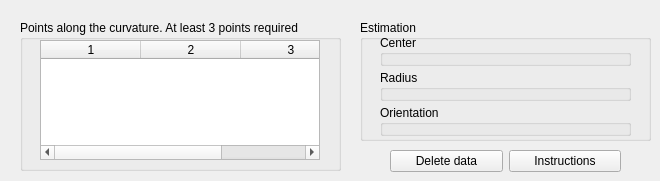
    <widget class="QWidget" name="Radius">
     <attribute name="title">
      <string>Estimate radius</string>
     </attribute>
     <widget class="QGroupBox" name="groupBox_10">
      <property name="geometry">
       <rect>
        <x>360</x>
        <y>20</y>
        <width>291</width>
        <height>121</height>
       </rect>
      </property>
      <property name="title">
       <string>Estimation</string>
      </property>
      <widget class="QGroupBox" name="groupBox_11">
       <property name="geometry">
        <rect>
         <x>20</x>
         <y>15</y>
         <width>251</width>
         <height>31</height>
        </rect>
       </property>
       <property name="title">
        <string>Center</string>
       </property>
       <widget class="QLabel" name="Centerlbl">
        <property name="geometry">
         <rect>
          <x>20</x>
          <y>10</y>
          <width>220</width>
          <height>21</height>
         </rect>
        </property>
        <property name="font">
         <font>
          <pointsize>8</pointsize>
         </font>
        </property>
        <property name="text">
         <string/>
        </property>
        <property name="alignment">
         <set>Qt::AlignCenter</set>
        </property>
       </widget>
      </widget>
      <widget class="QGroupBox" name="groupBox_13">
       <property name="geometry">
        <rect>
         <x>20</x>
         <y>85</y>
         <width>251</width>
         <height>31</height>
        </rect>
       </property>
       <property name="title">
        <string>Orientation</string>
       </property>
       <widget class="QLabel" name="NormalVectorlbl">
        <property name="geometry">
         <rect>
          <x>20</x>
          <y>10</y>
          <width>220</width>
          <height>21</height>
         </rect>
        </property>
        <property name="font">
         <font>
          <pointsize>8</pointsize>
         </font>
        </property>
        <property name="text">
         <string/>
        </property>
        <property name="alignment">
         <set>Qt::AlignCenter</set>
        </property>
       </widget>
      </widget>
      <widget class="QGroupBox" name="groupBox_14">
       <property name="geometry">
        <rect>
         <x>20</x>
         <y>50</y>
         <width>251</width>
         <height>31</height>
        </rect>
       </property>
       <property name="title">
        <string>Radius</string>
       </property>
       <widget class="QLabel" name="Radiouslbl">
        <property name="geometry">
         <rect>
          <x>20</x>
          <y>10</y>
          <width>220</width>
          <height>21</height>
         </rect>
        </property>
        <property name="font">
         <font>
          <pointsize>9</pointsize>
         </font>
        </property>
        <property name="text">
         <string/>
        </property>
        <property name="alignment">
         <set>Qt::AlignCenter</set>
        </property>
       </widget>
      </widget>
     </widget>
     <widget class="QGroupBox" name="groupBox_12">
      <property name="geometry">
       <rect>
        <x>20</x>
        <y>20</y>
        <width>321</width>
        <height>151</height>
       </rect>
      </property>
      <property name="title">
       <string>Points along the curvature. At least 3 points required</string>
      </property>
      <widget class="QTableWidget" name="ERtable">
       <property name="geometry">
        <rect>
         <x>20</x>
         <y>20</y>
         <width>280</width>
         <height>120</height>
        </rect>
       </property>
       <property name="editTriggers">
        <set>QAbstractItemView::NoEditTriggers</set>
       </property>
       <property name="selectionBehavior">
        <enum>QAbstractItemView::SelectRows</enum>
       </property>
       <property name="rowCount">
        <number>0</number>
       </property>
       <property name="columnCount">
        <number>3</number>
       </property>
       <column/>
       <column/>
       <column/>
      </widget>
     </widget>
     <widget class="QWidget" name="layoutWidget">
      <property name="geometry">
       <rect>
        <x>390</x>
        <y>150</y>
        <width>231</width>
        <height>22</height>
       </rect>
      </property>
      <layout class="QHBoxLayout" name="horizontalLayout_5">
       <item>
        <widget class="QPushButton" name="DeleteDataRadius">
         <property name="text">
          <string>Delete data</string>
         </property>
        </widget>
       </item>
       <item>
        <widget class="QPushButton" name="InstructionsBtn">
         <property name="text">
          <string>Instructions</string>
         </property>
        </widget>
       </item>
      </layout>
     </widget>
    </widget>
